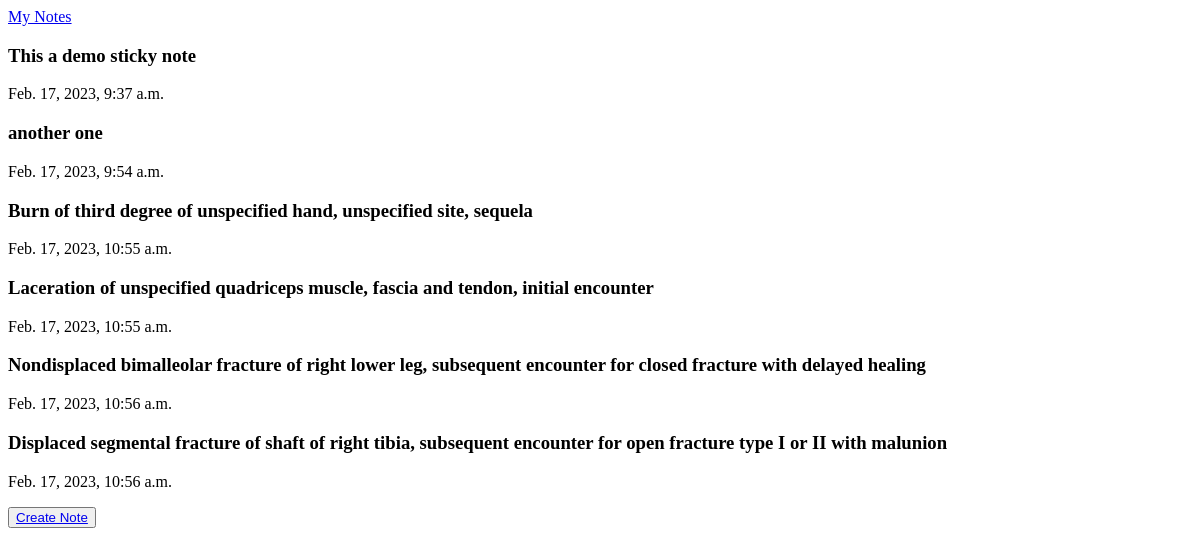
Before: / with the older database file.
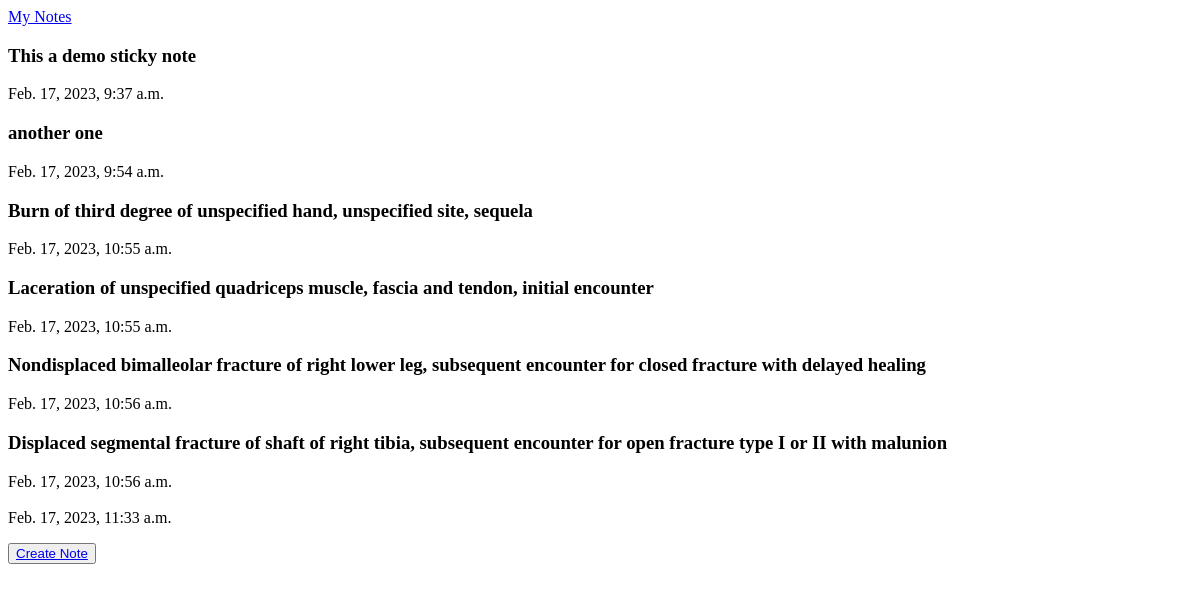
After: the same page with the newer database file.
### base/models.py (models this page shows, shortened)
class StickyNote(models.Model):
    note_text = models.CharField(max_length=250)
    created_at = models.DateTimeField(auto_now_add=True)
    last_updated = models.DateTimeField(auto_now_add=True)

### base/views.py (the view)
# urls.py: path('', views.home, name='home'),
def home(request):
    notes = StickyNote.objects.all()
    context = {'notes': notes}
    return render(request, 'base.html', context)

### templates/base.html (shortened to what this page needs)
<!DOCTYPE html>
<html lang="en">
<head>
<body>
    <nav>
        <a href="{% url 'home' %}">My Notes</a>
    </nav>
    {% for note in notes %}
        <h3>{{ note.note_text }}</h3>
        <p>{{ note.created_at }}</p>
    {% endfor %}
    <button><a href="{% url 'create_note' %}">Create Note</a></button>
</body>
</html>

Changed rows visible on the page:
added StickyNote: created_at "Feb. 17, 2023, 11:33 a.m."
